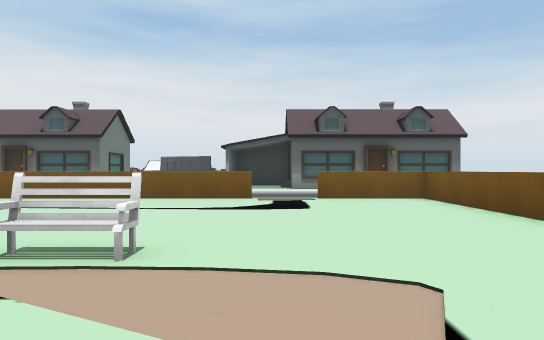
View 1 (above)

24 first-person views from a walk through a scene from a Unity 3-D project. The camera is 1.5 m above the floor, looks level and sees 70° across. The floor is counted in squares, 2 m on a side. Each view is taken from the middle of a square. On the plan, view 1 faces up. The plan holds only what a view shows up to about 12 squares ahead; the rest is blank. The place goes on beyond the plan. The player is left out. Some animated figures are left out. Some surface patterns are stand-ins.

View 2
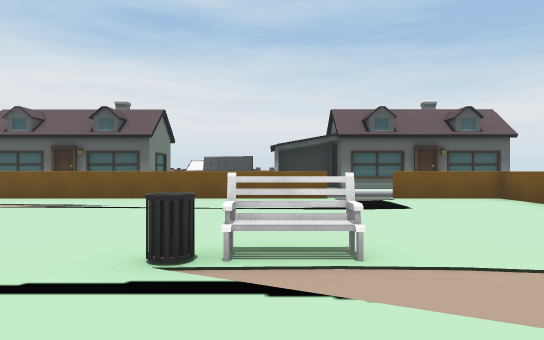

View 3
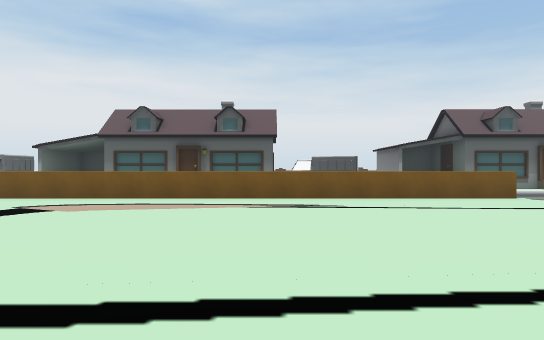

View 4
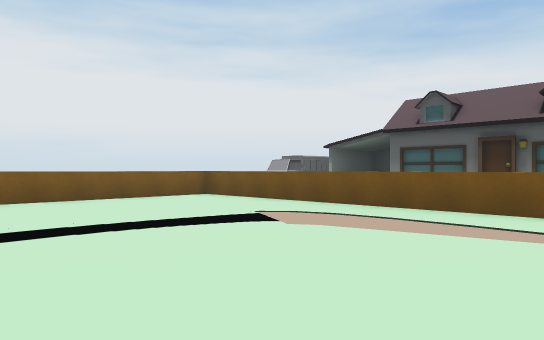

View 5
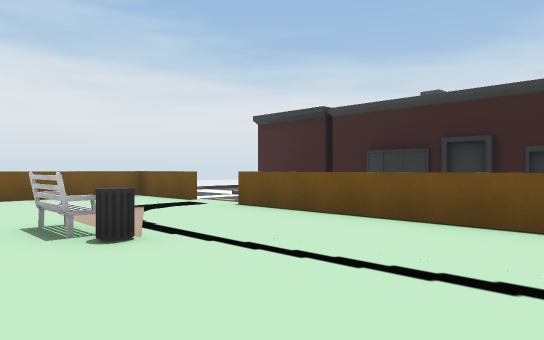

View 6
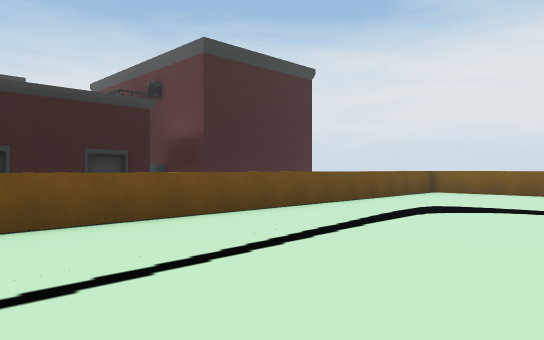

View 7
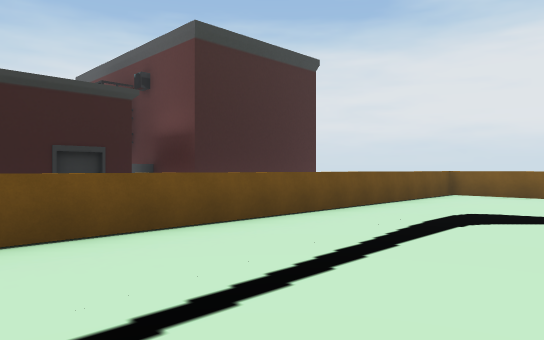

View 8
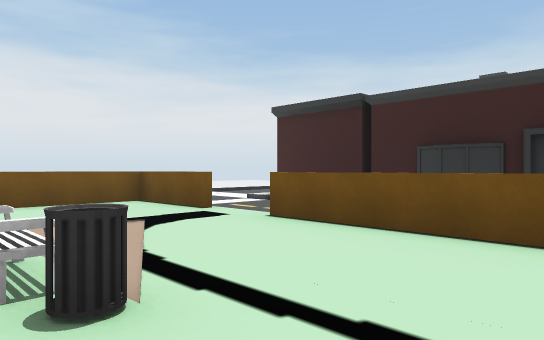

View 9
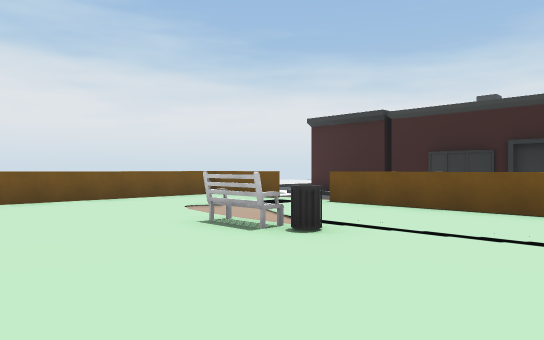

View 10
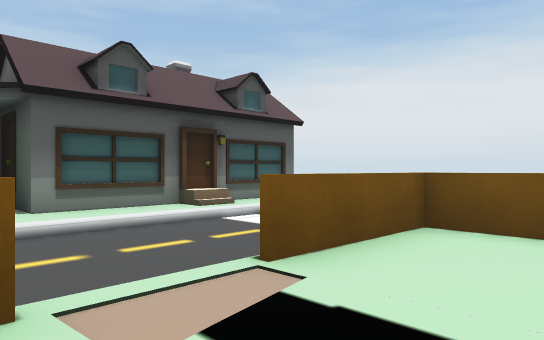

View 11
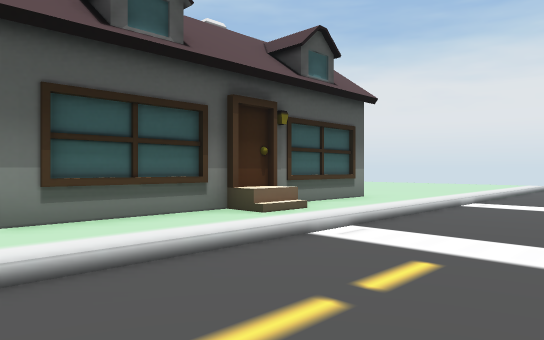

View 12
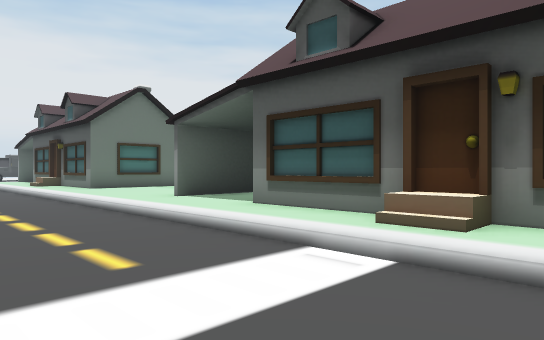

View 13
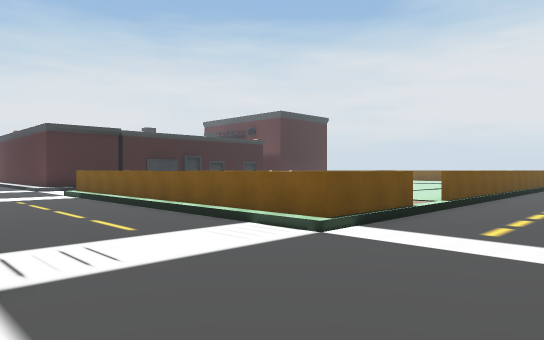

View 14
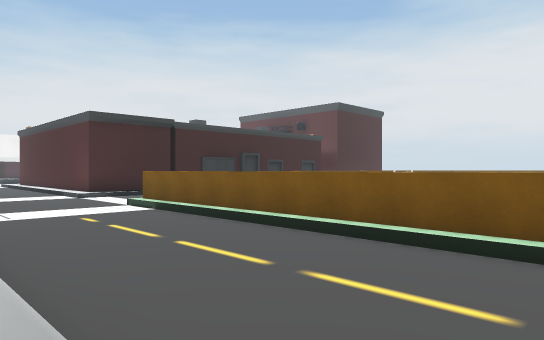

View 15
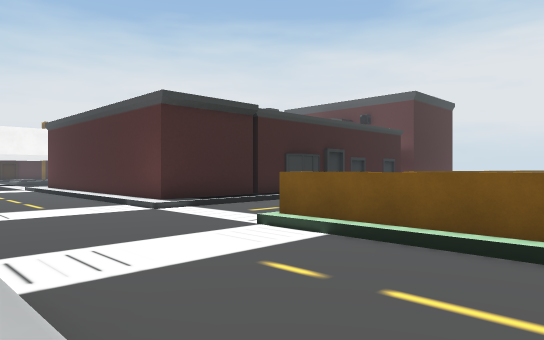

View 16
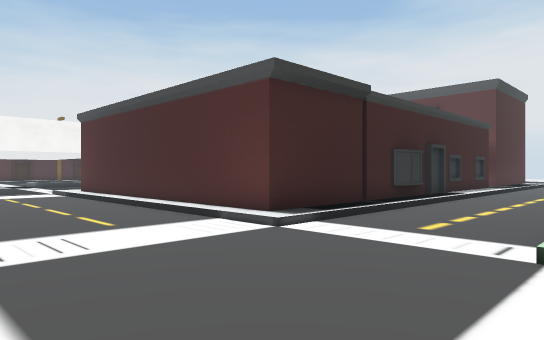

View 17
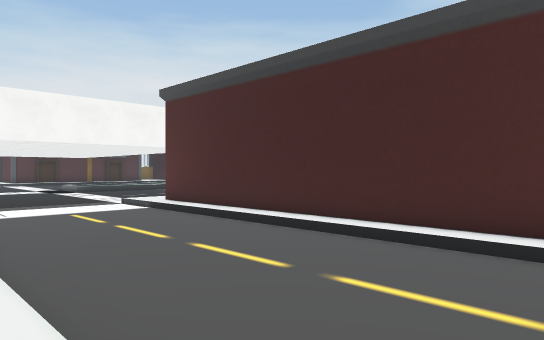

View 18
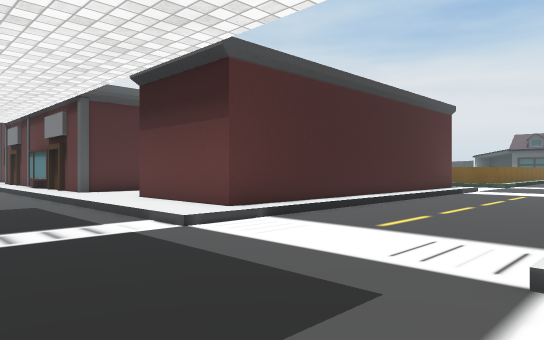

View 19
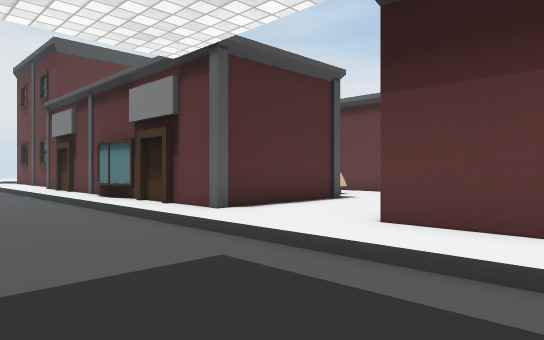

View 20
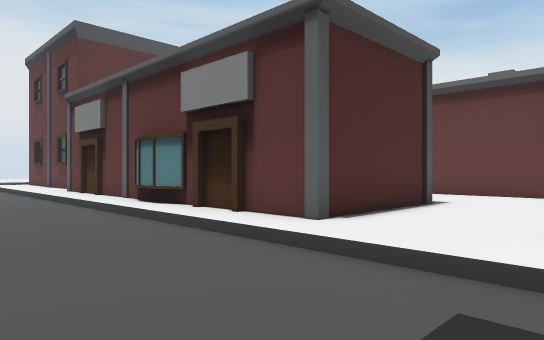

View 21
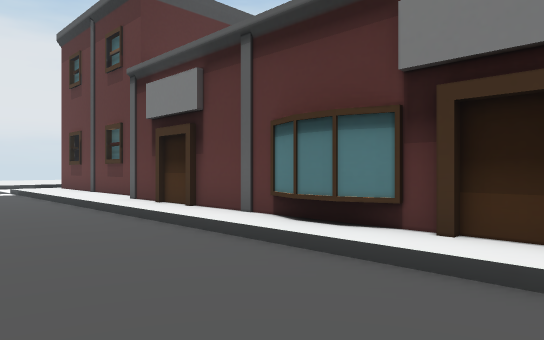

View 22
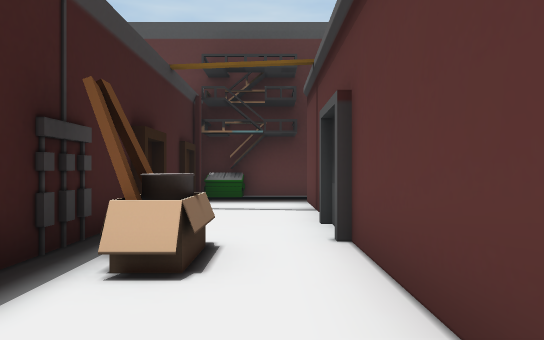

View 23
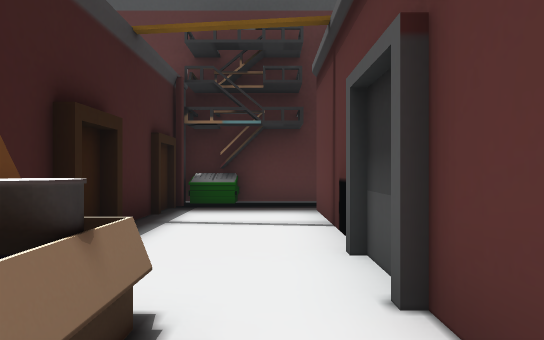

View 24
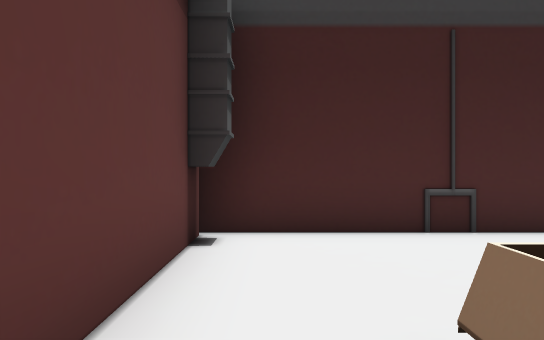

### Floor plan
Key: @ floor where view 1 was taken; # wall or solid block; . main floor; - floor 0.25 m lower than the main floor; / step, stairs or slope; = window, fence, low wall or low ledge; B bench; H house; U building; A box; M dumpster.
Columns run from 17 left of view 1 to 9 right of it. Each row starts with its distance up from view 1.
 16      H###H ....#..#H###H#..
 15           .........../.....
 14           /////////////////
 13           -----------------
 12              --------------
 11             ---------------
 10 #================..==#----
  9 =....................=----.
  8 =....................=----
  7 =....................=----.
  6 =....................=----.
  5 =....................=----
  4   .............B.....=----.
  3 =.............#B.....=----
  2 =....................=----.
  1 =....................=----.
  0 =................@..=#----.
 -1 #================//=#-----
 -2              --------------
 -3              --------------
 -4              -------------
 -5             ##.UU.....----
 -6                   #  #----.
 -7                      #----
 -8       UU             #----.
 -9       ..###########  #----.
-10       ............#  #----
-11       M......AA...#  #----
-12       M#########..U  #----
-13                #..#  #----
-14                #..# ##----
-15  ###U######U####..###.----
-16  /////////////////////----/
-17  --------------------------
-18       --------------------
-19            -- ----- - --- -

Positions as (right, up) in squares from view 1, and headings:
1: (0, 0), facing up
2: (-2, 0), facing up
3: (-7, 0), facing up
4: (-7, 3), facing up-left
5: (-7, 5), facing down-right
6: (-4, 5), facing down-left
7: (-5, 4), facing down-left
8: (-5, 4), facing down-right
9: (-6, 7), facing down-right
10: (-1, 8), facing up-right
11: (0, 11), facing up-right
12: (6, 11), facing up-left
13: (9, 14), facing down-left
14: (9, 9), facing down-left
15: (9, 4), facing down-left
16: (9, 0), facing down-left
17: (9, -6), facing down-left
18: (9, -19), facing up-left
19: (3, -19), facing up-left
20: (1, -19), facing up-left
21: (-3, -19), facing up-left
22: (0, -10), facing left
23: (-2, -10), facing left
24: (-4, -10), facing right
